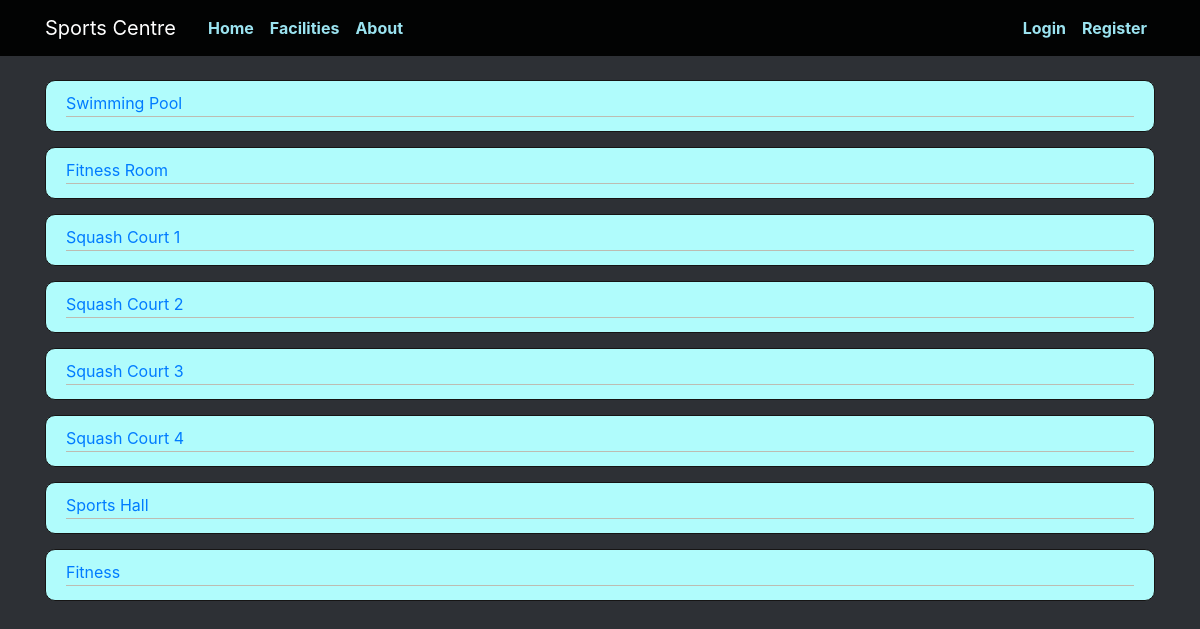
Screenshot of /facilities with the database file from the repository.
### app/models.py (models this page shows)
class Facility(db.Model):
  id = db.Column(db.Integer, primary_key=True)
  name = db.Column(db.String(100), nullable=False)
  capacity = db.Column(db.Integer)
  url = db.Column(db.String(100))

### app/views.py (the view)
@app.route('/facilities')
def facilities():
  year = get_current_year()
  week = get_current_week()
  facilities = models.Facility.query.order_by(models.Facility.id.asc())
  return render_template('facilities.html', title="Facilities", facilities=facilities, year=year, week=week)

### app/views.py (called while the page is built)
def get_current_week():
  current = int(datetime.strftime(datetime.now(), "%W"))
  return current

def get_current_year():
  current = int(datetime.strftime(datetime.now(), "%Y"))
  return current

### app/templates/facilities.html
{% extends "index.html" %}
{% block content %}
  {% for facility in facilities %}
  <article class="media content-section">
    <div class="media-body">
      <div class="article-metadata">
        <a class="mr-2" href="{{ url_for( 'show_facility', facility_url=facility.url, year=year, week=week ) }}">{{ facility.name }}</a>
      </div>
    </div>
  </article>
  {% endfor %}
{% endblock %}

### app/templates/index.html (shortened to what this page needs)
<!DOCTYPE html>
<html>
  <head>
    <link rel="stylesheet" href="https://stackpath.bootstrapcdn.com/bootstrap/4.4.1/css/bootstrap.min.css">
    <link rel="stylesheet" type="text/css" href="/static/style.css">
  </head>
  <body>
    <header class="site-header">
      <nav class="navbar navbar-expand-md navbar-dark bg-steel fixed-top">
        <div class="container">
          <a class="navbar-brand mr-4" href="/">Sports Centre</a>
          <div class="collapse navbar-collapse" id="navbarToggle">
            <div class="navbar-nav mr-auto">
              <a class="nav-item nav-link" href="/">Home</a>
              <a class="nav-item nav-link" href="/facilities">Facilities</a>
              <a class="nav-item nav-link" href="/about">About</a>
            </div>
            <div class="navbar-nav">
              {% if current_user.is_authenticated %}
                <a class="nav-item nav-link" href="/my_bookings">My Bookings</a>
                <a class="nav-item nav-link" href="/account">Account</a>
                <a class="nav-item nav-link" href="/logout">Logout</a>
              {% else %}
                <a class="nav-item nav-link" href="/login">Login</a>
                <a class="nav-item nav-link" href="/register">Register</a>
              {% endif %}
            </div>
          </div>
        </div>
      </nav>
    </header>
    <main role="main" class="container">
      <div class="row">
        <div class="col-md-12">
          {% block content %}{% endblock %}
        </div>
      </div>
    </main>
  </body>
  </body>
</html>

### app/static/style.css (style rules this page uses)
body { background: rgb(45, 48, 53); color: rgb(36, 37, 43); margin-top: 5rem; }
.bg-steel { background-color: #020303; }
.site-header .navbar-nav .nav-link { color: #9be3f0; font-weight: bold; }
.content-section { background: #b0fcfc; padding: 10px 20px; border: 1px solid #161515; border-radius: 10px; margin-bottom: 15px; }
.article-metadata { padding-bottom: 1px; margin-bottom: 4px; border-bottom: 1px solid #bdbcb2 }

### rows the page displays
Facility: name "Swimming Pool"
Facility: name "Fitness Room"
Facility: name "Squash Court 1"
Facility: name "Squash Court 2"
Facility: name "Squash Court 3"
Facility: name "Squash Court 4"
Facility: name "Sports Hall"
Facility: name "Fitness"
